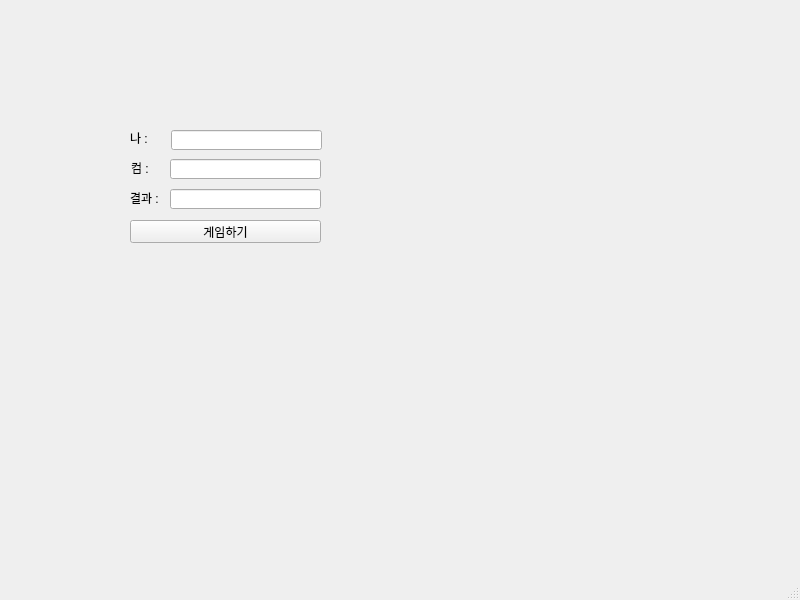
<?xml version="1.0" encoding="UTF-8"?>
<ui version="4.0">
 <class>lbl_result</class>
 <widget class="QMainWindow" name="lbl_result">
  <property name="geometry">
   <rect>
    <x>0</x>
    <y>0</y>
    <width>800</width>
    <height>600</height>
   </rect>
  </property>
  <property name="windowTitle">
   <string>MainWindow</string>
  </property>
  <widget class="QWidget" name="centralwidget">
   <widget class="QLabel" name="lbl_mine">
    <property name="geometry">
     <rect>
      <x>130</x>
      <y>130</y>
      <width>41</width>
      <height>16</height>
     </rect>
    </property>
    <property name="text">
     <string>나 : </string>
    </property>
   </widget>
   <widget class="QPushButton" name="pb">
    <property name="geometry">
     <rect>
      <x>130</x>
      <y>220</y>
      <width>191</width>
      <height>23</height>
     </rect>
    </property>
    <property name="text">
     <string>게임하기</string>
    </property>
   </widget>
   <widget class="QLabel" name="lbl_com">
    <property name="geometry">
     <rect>
      <x>131</x>
      <y>160</y>
      <width>41</width>
      <height>16</height>
     </rect>
    </property>
    <property name="text">
     <string>컴 : </string>
    </property>
   </widget>
   <widget class="QLabel" name="mine_3">
    <property name="geometry">
     <rect>
      <x>130</x>
      <y>190</y>
      <width>41</width>
      <height>16</height>
     </rect>
    </property>
    <property name="text">
     <string>결과 : </string>
    </property>
   </widget>
   <widget class="QLineEdit" name="le_mine">
    <property name="geometry">
     <rect>
      <x>171</x>
      <y>130</y>
      <width>151</width>
      <height>20</height>
     </rect>
    </property>
   </widget>
   <widget class="QLineEdit" name="le_com">
    <property name="geometry">
     <rect>
      <x>170</x>
      <y>159</y>
      <width>151</width>
      <height>20</height>
     </rect>
    </property>
   </widget>
   <widget class="QLineEdit" name="le_result">
    <property name="geometry">
     <rect>
      <x>170</x>
      <y>189</y>
      <width>151</width>
      <height>20</height>
     </rect>
    </property>
   </widget>
  </widget>
  <widget class="QMenuBar" name="menubar">
   <property name="geometry">
    <rect>
     <x>0</x>
     <y>0</y>
     <width>800</width>
     <height>21</height>
    </rect>
   </property>
  </widget>
  <widget class="QStatusBar" name="statusbar"/>
 </widget>
 <resources/>
 <connections/>
</ui>
